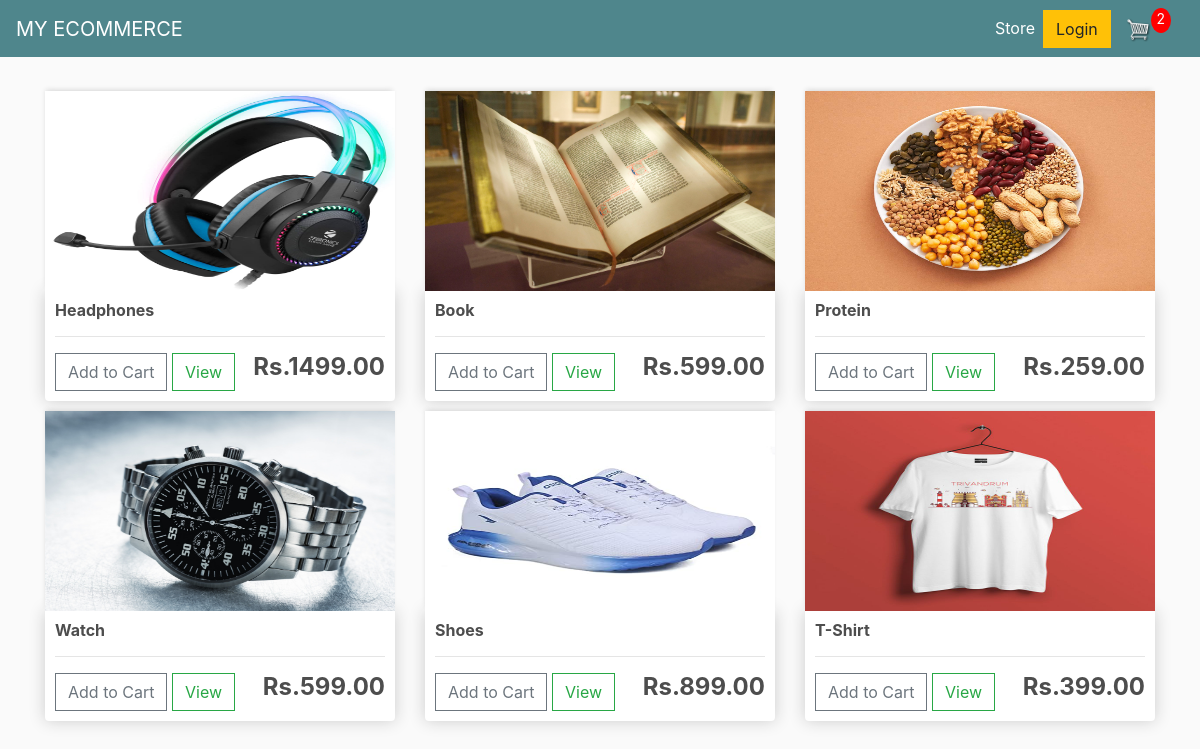
The app's page / (signed in) with its own data.
### store/models.py (models this page shows, shortened)
class Product(models.Model):
    name = models.CharField(max_length=200, null=True)
    price = models.DecimalField(max_digits=7, decimal_places=2)
    digital = models.BooleanField(default=False, null=True, blank=False)
    image = models.ImageField(null=True, blank=False)
    @property
    def imageURL(self):
        try:
            url = self.image.url
        except:
            url = ''
        return url

### store/views.py (the view)
# urls.py: path('', include('store.urls'))
def store(request):
	if request.user.is_authenticated:
		customer = request.user.customer
		order, created = Order.objects.get_or_create(customer=customer, complete=False)
		items = order.orderitem_set.all()
		cartItems = order.get_cart_items
	else:
		cookieData = cookieCart(request)
		cartItems = cookieData['cartItems']
	products = Product.objects.all()
	context = {'products':products, 'cartItems':cartItems}
	return render(request, 'store/store.html', context)

### store/models.py (called while the page is built)
    @property
    def get_cart_items(self):
        orderitems = self.orderitem_set.all()
        total = sum([item.quantity for item in orderitems])
        return total

### store/templates/store/store.html
{% extends 'store/main.html' %}
{% load static %}
{% block content %}
	<div class="row">
		{% for product in products %}
		<div class="col-lg-4">
        	<img class="thumbnail" src="{{product.imageURL}}">
			<div class="box-element product">
        		<h6><strong>{{product.name}}</strong></h6>
       			<hr>
        		<button data-product="{{product.id}}" data-action="add" class="btn btn-outline-secondary add-btn update-cart">Add to Cart</button>
				<a class="btn btn-outline-success" href="#">View</a>
				<h4 style="display: inline-block; float: right;"><strong>
				Rs.{{product.price|floatformat:2}}</strong></h4>
			</div>
		</div>
		{% endfor %}
</div>
{% endblock content %}

### static/css/main.css (style rules this page uses)
body { background-color: hsl(0, 0%, 98%); }
h1,h2,h3,h4,h5,h6 { color:hsl(0, 0%, 30%); }
.box-element { box-shadow:hsl(0, 0%, 80%) 0 0 16px; background-color: #fff; border-radius: 4px; padding: 10px; }
.thumbnail { width: 100%; height: 200px; -webkit-box-shadow: -1px -3px 5px -2px rgba(214,214,214,1); -moz-box-shadow: -1px -3px 5px -2px rgba(214,214,214,1); box-shadow: -1px -3px 5px -2px rgba(214,214,214,1); }
.product { border-radius: 0 0 4px 4px; }
.col-lg-4, .col-lg-6, .col-lg-8, .col-lg-12 { margin-top: 10px; }
.btn { border-radius: 0; }

### records on screen
Product: imageURL (picture), name "Headphones", price "1499.00"
Product: imageURL (picture), name "Book", price "599.00"
Product: imageURL (picture), name "Protein", price "259.00"
Product: imageURL (picture), name "Watch", price "599.00"
Product: imageURL (picture), name "Shoes", price "899.00"
Product: imageURL (picture), name "T-Shirt", price "399.00"

### other values on screen
{{ cartItems }} "2"
